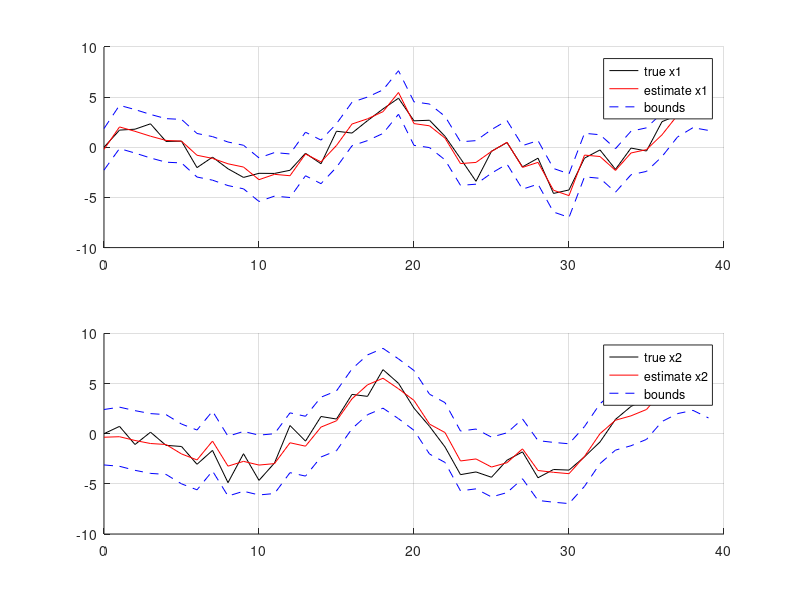
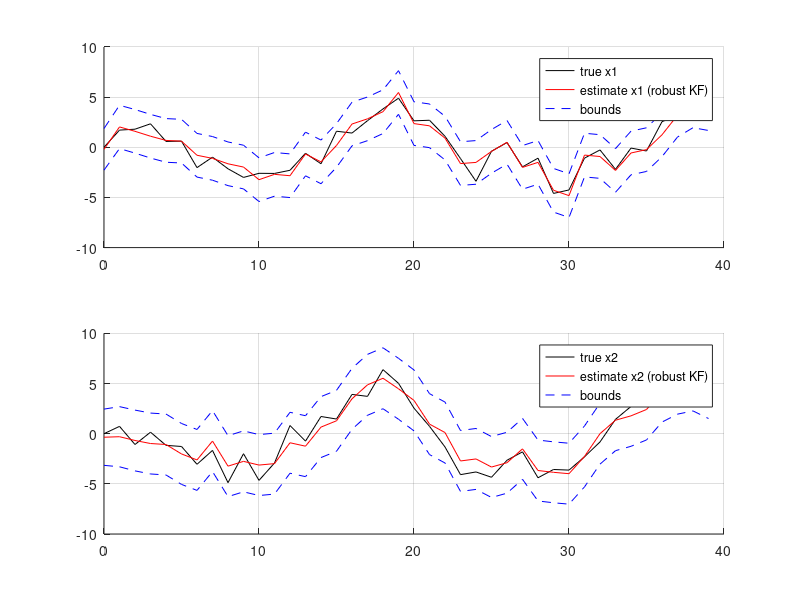

The MATLAB script that drew these images, in order:
clc;clear;close all;
%% MIMO Linear Kalman Filter

% Variable Init
SigmaW = [0.5 0;0 1]; %Process Noise
SigmaV = [.5 0;0 .5]; %Sensor Noise
A = [.1 .2; .5 .2]; B = [2 0;1 2]; C = [.2 0;-.1 .3]; D = 0; % Simple State-Space Model

%Initial State
x = [0;0]; xhat =[0;0]; u = [0;0];
SigX = zeros(length(A));

%Variable Store
iteration = 40;
xstore = zeros(length(x),iteration+1); 
xstore(:,1) = x;
xhatstore = zeros(length(xhat),iteration);
SigXstore = zeros(length(xhat)^2,iteration);

%For Later Use: Comparing the result with Robust KF
ustore = zeros(length(u),iteration+1); 
ustore(:,1)=u;
zstore = zeros(length(C*x),iteration);

for k = 1:iteration
    % True value simulation
    u_prev = u;
    u = [0.5*randn(1) + cos(k/pi); 0.3*randn(1)-sin(k/pi)]; % for example...
    w = chol(SigmaW)'*randn(size(x,1),size(x,2));
    v = chol(SigmaV)'*randn(size(C*x,1),size(C*x,2));
    z = C*x + D*u + v; % z is based on present x and u
    x = A*x + B*u + w; % future x is based on present u

    % Kalman Filter Prediction
    xhat = A*xhat + B*u_prev;
    SigX = A*SigX*A' + SigmaW;
    zhat = C*xhat + D*u;

    % Kalman Filter Correction
    L = SigX*C'/(C*SigX*C' + SigmaV);
    xhat = xhat + L*(z - zhat);
    SigX = SigX - L*C*SigX;

    % Store for the simulation plot
    xstore(:,k+1) = x; xhatstore(:,k) = xhat;
    SigXstore(:,k) = SigX(:);

    % Store to apply the same input and output to the robust KF
    ustore(:,k+1)=u;
    zstore(:,k)=z;
end

figure(1)
subplot(2,1,1);
hold on
plot(0:iteration-1,xstore(1,1:iteration)','k-')
plot(0:iteration-1,xhatstore(1,:)','r-')
plot(0:iteration-1,xhatstore(1,:)'+3*sqrt(SigXstore(1,:)'), 'b--', ...
    0:iteration-1,xhatstore(1,:)'-3*sqrt(SigXstore(1,:)'), 'b--')
grid on
legend('true x1','estimate x1','bounds')
ylim([-10,10])
hold off

subplot(2,1,2)
hold on
plot(0:iteration-1,xstore(2,1:iteration)','k-')
plot(0:iteration-1,xhatstore(2,:)','r-')
plot(0:iteration-1,xhatstore(2,:)'+3*sqrt(SigXstore(4,:)'), 'b--', ...
    0:iteration-1,xhatstore(2,:)'-3*sqrt(SigXstore(4,:)'), 'b--')
grid on
legend('true x2','estimate x2','bounds')
ylim([-10,10])
hold off

%% Robust Linear KF (Sequential Measurement Processing + Joseph Form Covariance Update)

%initialization
xhat2 = [0;0];
SigX2 = zeros(length(A));
xhatstore2 = zeros(length(xhat2),iteration);
SigXstore2 = zeros(length(xhat)^2,iteration);
for t=1:iteration
    u2_prev = ustore(:,t);
    u2 = ustore(:,t+1);
    z2 = zstore(:,t);

    % Kalman Filter Prediction
    xhat2= A*xhat2 + B*u2_prev;
    SigX2 = A*SigX2*A' + SigmaW;
    zhat2 = C*xhat2 + D*u2;
    
    % Kalman Filter Correction (Using the Sequential Measurement Processing!)
    for m=1:length(C*xhat2)
        C_m = C(m,:)';
        zvar = C_m'*SigX2*C_m+SigmaV(m,m);
        L2 = SigX2*C_m/zvar;
        xhat2 = xhat2+L2*(z2(m)-C_m'*xhat2);
        % (Joseph Form Covariance Update)
        SigX2 = (eye(length(xhat2))-L2*C_m')*SigX2*(eye(length(xhat2))-L2*C_m')'+L2*zvar*L2';
    end
    

    xhatstore2(:,t) = xhat2;
    SigXstore2(:,t) = SigX2(:);
end

figure(2)
subplot(2,1,1);
hold on
plot(0:iteration-1,xstore(1,1:iteration)','k-')
plot(0:iteration-1,xhatstore2(1,:)','r-')
plot(0:iteration-1,xhatstore2(1,:)'+3*sqrt(SigXstore2(1,:)'), 'b--', ...
    0:iteration-1,xhatstore2(1,:)'-3*sqrt(SigXstore2(1,:)'), 'b--')
grid on
legend('true x1','estimate x1 (robust KF)','bounds')
ylim([-10,10])
hold off

subplot(2,1,2)
hold on
plot(0:iteration-1,xstore(2,1:iteration)','k-')
plot(0:iteration-1,xhatstore2(2,:)','r-')
plot(0:iteration-1,xhatstore2(2,:)'+3*sqrt(SigXstore2(4,:)'), 'b--', ...
    0:iteration-1,xhatstore2(2,:)'-3*sqrt(SigXstore2(4,:)'), 'b--')
grid on
legend('true x2','estimate x2 (robust KF)','bounds')
ylim([-10,10])
hold off
